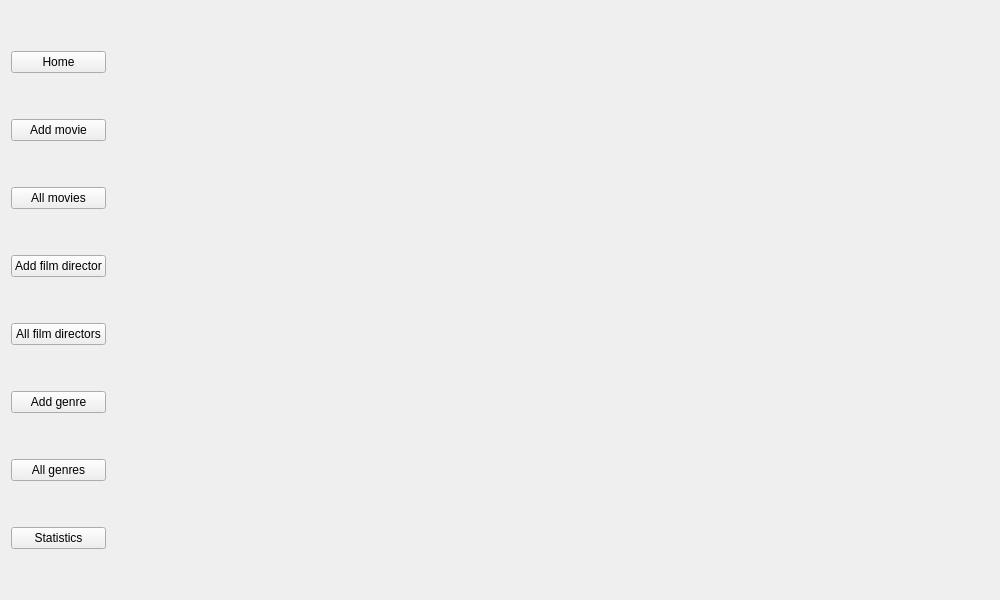
<?xml version="1.0" encoding="UTF-8"?>
<ui version="4.0">
 <class>main_window</class>
 <widget class="QWidget" name="main_window">
  <property name="geometry">
   <rect>
    <x>0</x>
    <y>0</y>
    <width>1000</width>
    <height>600</height>
   </rect>
  </property>
  <property name="windowTitle">
   <string>Form</string>
  </property>
  <layout class="QHBoxLayout" name="horizontalLayout">
   <item>
    <layout class="QVBoxLayout" name="verticalLayout">
     <item>
      <widget class="QPushButton" name="home_button">
       <property name="text">
        <string>Home</string>
       </property>
      </widget>
     </item>
     <item>
      <widget class="QPushButton" name="addMovie_button">
       <property name="text">
        <string>Add movie</string>
       </property>
      </widget>
     </item>
     <item>
      <widget class="QPushButton" name="allMovies_button">
       <property name="text">
        <string>All movies</string>
       </property>
      </widget>
     </item>
     <item>
      <widget class="QPushButton" name="addFilmDirector_button">
       <property name="text">
        <string>Add film director</string>
       </property>
      </widget>
     </item>
     <item>
      <widget class="QPushButton" name="allFilmDirectors_button">
       <property name="text">
        <string>All film directors</string>
       </property>
      </widget>
     </item>
     <item>
      <widget class="QPushButton" name="addGenre_button">
       <property name="text">
        <string>Add genre</string>
       </property>
      </widget>
     </item>
     <item>
      <widget class="QPushButton" name="allGenres_button">
       <property name="text">
        <string>All genres</string>
       </property>
      </widget>
     </item>
     <item>
      <widget class="QPushButton" name="statistics_button">
       <property name="text">
        <string>Statistics</string>
       </property>
      </widget>
     </item>
    </layout>
   </item>
   <item>
    <widget class="QStackedWidget" name="stackedWidget"/>
   </item>
  </layout>
 </widget>
 <resources/>
 <connections/>
</ui>
